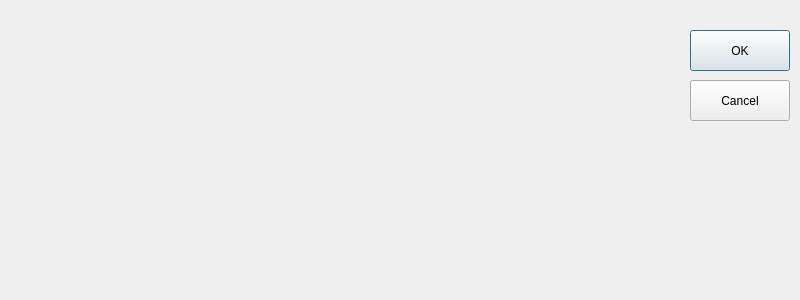
<?xml version="1.0" encoding="UTF-8"?>
<ui version="4.0">
 <class>MalwareDialog</class>
 <widget class="QDialog" name="MalwareDialog">
  <property name="geometry">
   <rect>
    <x>0</x>
    <y>0</y>
    <width>800</width>
    <height>300</height>
   </rect>
  </property>
  <property name="windowTitle">
   <string>Dialog</string>
  </property>
  <widget class="QPushButton" name="confirm">
   <property name="geometry">
    <rect>
     <x>690</x>
     <y>30</y>
     <width>100</width>
     <height>41</height>
    </rect>
   </property>
   <property name="text">
    <string>OK</string>
   </property>
  </widget>
  <widget class="QPushButton" name="cancel">
   <property name="geometry">
    <rect>
     <x>690</x>
     <y>80</y>
     <width>100</width>
     <height>41</height>
    </rect>
   </property>
   <property name="text">
    <string>Cancel</string>
   </property>
  </widget>
 </widget>
 <resources/>
 <connections/>
</ui>
